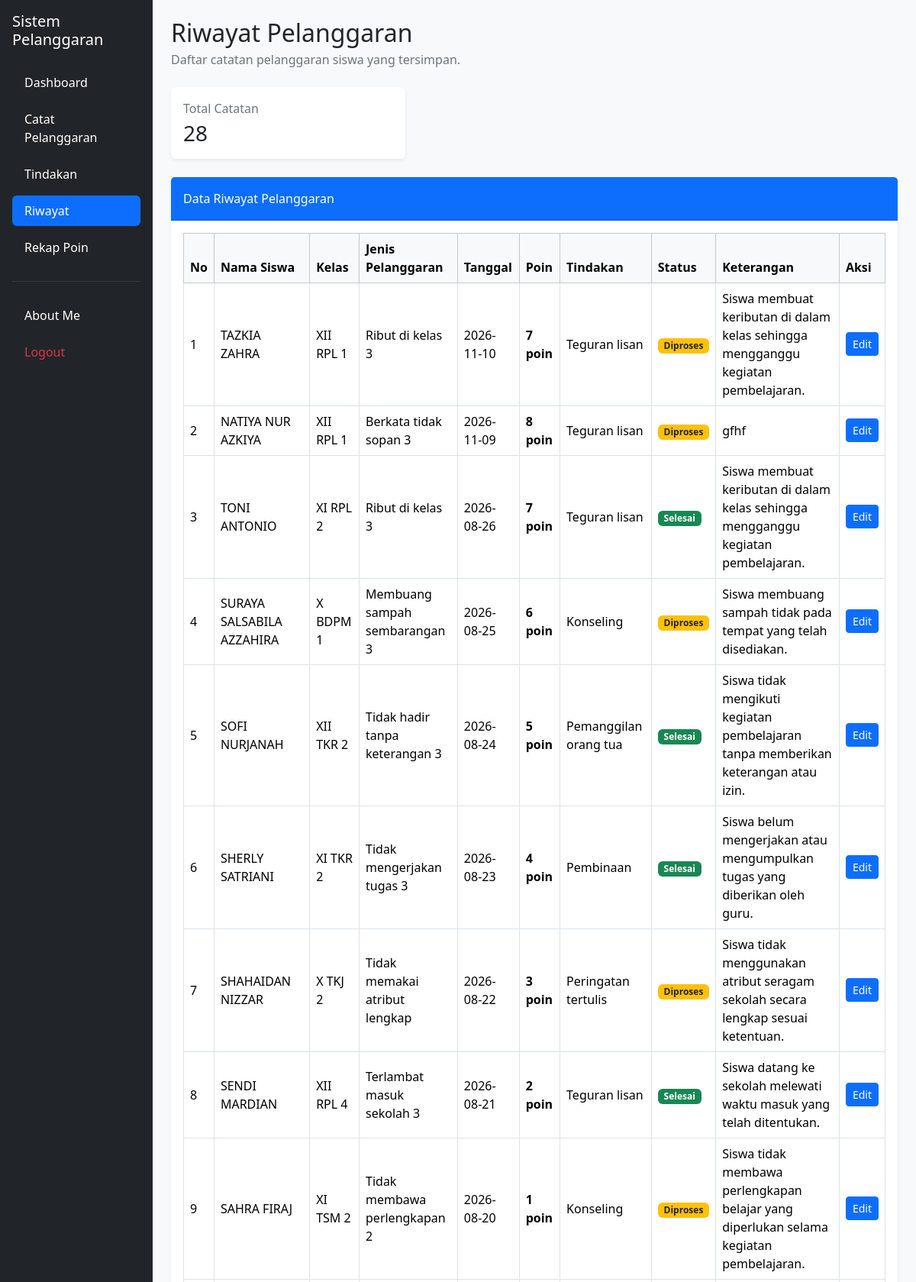
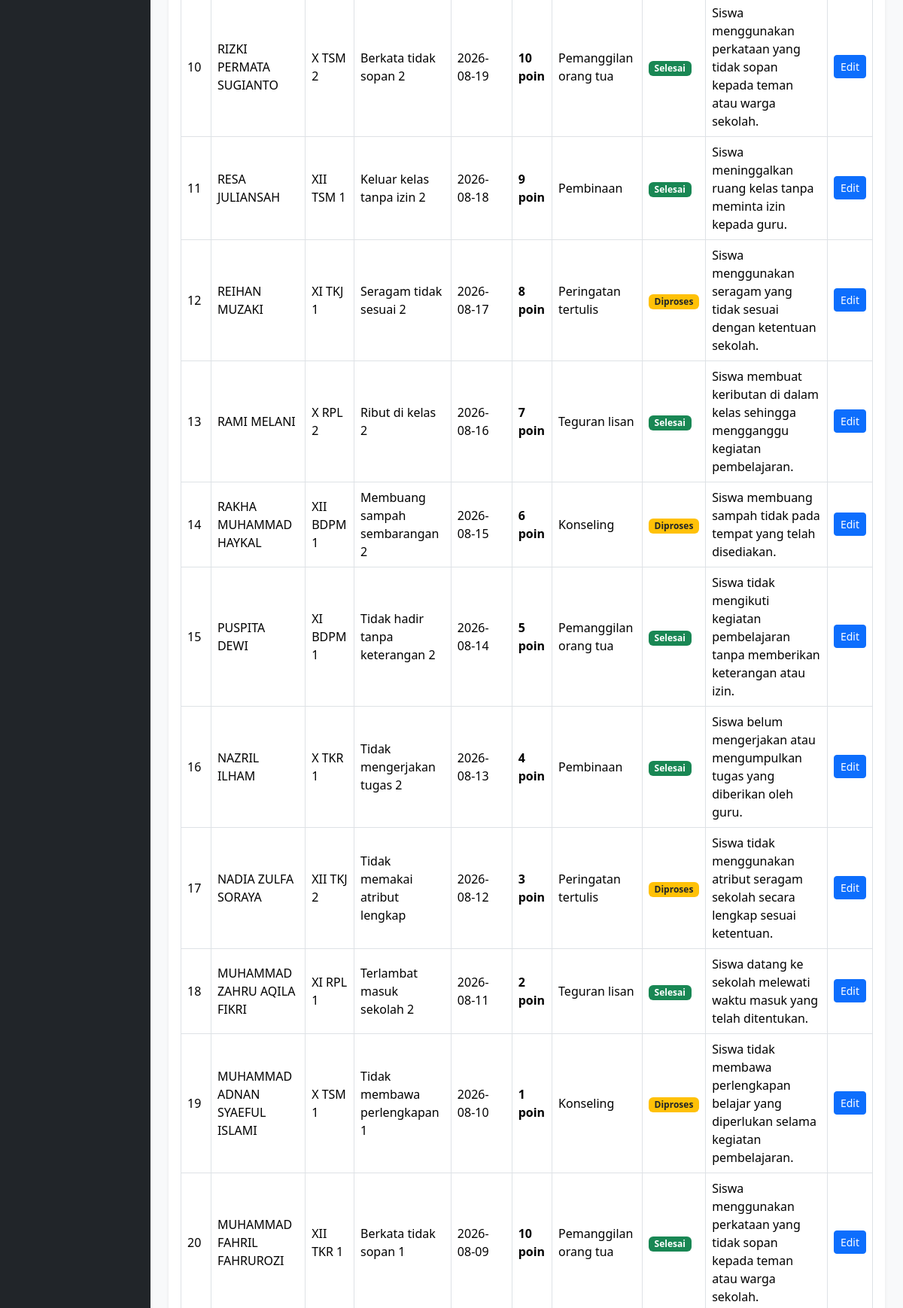
Page /riwayat.php (signed in, upper part) on the committed database (2 pictures, top to bottom).
### tables this page shows
CREATE TABLE `t_pelanggaran_siswa` (
  `id` int(11) NOT NULL,
  `tahun_ajaran_id` int(11) NOT NULL,
  `siswa_id` int(11) NOT NULL,
  `nama_siswa` varchar(150) NOT NULL,
  `kelas_id` int(11) NOT NULL,
  `nama_kelas` varchar(100) NOT NULL,
  `pelanggaran_id` int(11) NOT NULL,
  `nama_pelanggaran` varchar(150) NOT NULL,
  `pelanggaran_kategori_id` int(11) NOT NULL,
  `guru_id` int(11) NOT NULL,
  `nama_guru` varchar(150) NOT NULL,
  `tanggal` date NOT NULL,
  `keterangan` text NOT NULL,
  `poin` int(11) NOT NULL,
  `tindakan` text NOT NULL,
  `status` varchar(30) NOT NULL,
  `created_at` timestamp NOT NULL DEFAULT current_timestamp(),
  `update_at` timestamp NOT NULL DEFAULT current_timestamp()
);

### riwayat.php (the view, shortened to what this page needs)
<?php
include "config/koneksi.php";
$role = strtolower(trim($_SESSION['role'] ?? ''));
$query = "
    SELECT
        ps.id,
        ps.nama_siswa,
        COALESCE(
            NULLIF(NULLIF(TRIM(ps.nama_kelas), ''), '0'),
            NULLIF(k.nama, ''),
            '-'
        ) AS nama_kelas,
        COALESCE(
            NULLIF(NULLIF(TRIM(p.nama), ''), '0'),
            NULLIF(NULLIF(TRIM(ps.nama_pelanggaran), ''), '0'),
            '-'
        ) AS nama_pelanggaran,
        ps.tanggal,
        ps.poin,
        ps.tindakan,
        ps.status,
        ps.keterangan
    FROM t_pelanggaran_siswa ps
    LEFT JOIN t_pelanggaran p
        ON p.id = ps.pelanggaran_id
    LEFT JOIN t_kelas k
        ON k.id = ps.kelas_id
";
if ($role === 'admin') {
    $query .= "
        ORDER BY ps.tanggal DESC, ps.id DESC
    ";
    $result = mysqli_query($koneksi, $query);
}
$total_catatan = mysqli_num_rows($result);
?>
<!DOCTYPE html>
<html lang="id">
<head>
    <link href="https://cdn.jsdelivr.net/npm/bootstrap@5.3.8/dist/css/bootstrap.min.css"
          rel="stylesheet">
    <link href="https://cdn.datatables.net/2.3.4/css/dataTables.bootstrap5.min.css"
          rel="stylesheet">
</head>
<body class="bg-body-tertiary">
<div class="container-fluid">
    <div class="row">
        <aside class="col-md-3 col-lg-2 bg-dark text-white p-3 position-fixed top-0 bottom-0 start-0 overflow-auto">
            <h5 class="text-white mb-4">
                Sistem Pelanggaran
            </h5>
            <nav class="nav nav-pills flex-column gap-2">
                <a href="dashboard.php" class="nav-link text-white">
                    Dashboard
                </a>
                <a href="catat_pelanggaran.php" class="nav-link text-white">
                    Catat Pelanggaran
                </a>
                <a href="tindakan.php" class="nav-link text-white">
                    Tindakan
                </a>
                <a href="riwayat.php" class="nav-link active">
                    Riwayat
                </a>
                <a href="rekap_poin.php" class="nav-link text-white">
                    Rekap Poin
                </a>
                <hr class="text-secondary">
                <a href="about_me.php" class="nav-link text-white">
                    About Me
                </a>
                <a href="logout.php"
                   class="nav-link text-danger"
                   onclick="return confirm('Yakin ingin logout?')">
                    Logout
                </a>
            </nav>
        </aside>
        <main class="col-md-9 col-lg-10 p-4 offset-md-3 offset-lg-2">
            <h2 class="mb-1">Riwayat Pelanggaran</h2>
            <p class="text-secondary mb-4">
                Daftar catatan pelanggaran siswa yang tersimpan.
            </p>
            <div class="row g-3 mb-4">
                <div class="col-md-4">
                    <div class="card border-0 shadow-sm">
                        <div class="card-body">
                            <p class="text-secondary mb-1">
                                Total Catatan
                            </p>
                            <h3 class="mb-0">
                                <?= $total_catatan; ?>
                            </h3>
                        </div>
                    </div>
                </div>
            </div>
            <div class="card border-0 shadow-sm">
                <div class="card-header bg-primary text-white py-3">
                    Data Riwayat Pelanggaran
                </div>
                <div class="card-body">
                    <div class="table-responsive">
                        <table id="tabelRiwayat"
                               class="table table-bordered table-hover align-middle">
                            <thead class="table-light">
                                <tr>
                                    <th>No</th>
                                    <th>Nama Siswa</th>
                                    <th>Kelas</th>
                                    <th>Jenis Pelanggaran</th>
                                    <th>Tanggal</th>
                                    <th>Poin</th>
                                    <th>Tindakan</th>
                                    <th>Status</th>
                                    <th>Keterangan</th>
                                    <th>Aksi</th>
                                </tr>
                            </thead>
                            <tbody>
                                <?php if ($total_catatan > 0): ?>
                                    <?php $no = 1; ?>
                                    <?php while ($row = mysqli_fetch_assoc($result)): ?>
                                        <tr>
                                            <td>
                                                <?= $no++; ?>
                                            </td>
                                            <td>
                                                <?= htmlspecialchars($row['nama_siswa'] ?? '-'); ?>
                                            </td>
                                            <td>
                                                <?= htmlspecialchars($row['nama_kelas'] ?? '-'); ?>
                                            </td>
                                            <td>
                                                <?= htmlspecialchars($row['nama_pelanggaran'] ?? '-'); ?>
                                            </td>
                                            <td>
                                                <?= htmlspecialchars($row['tanggal'] ?? '-'); ?>
                                            </td>
                                            <td>
                                                <strong>
                                                    <?= (int)($row['poin'] ?? 0); ?> poin
                                                </strong>
                                            </td>
                                            <td>
                                                <?= htmlspecialchars($row['tindakan'] ?? '-') ?: '-'; ?>
                                            </td>
                                            <td>
                                                <?php
                                                $status = trim($row['status'] ?? '');
                                                if (strtolower($status) === 'selesai') {
                                                    echo '<span class="badge bg-success">Selesai</span>';
                                                } elseif (strtolower($status) === 'diproses') {
                                                    echo '<span class="badge bg-warning text-dark">Diproses</span>';
                                                } else {
                                                    echo '<span class="badge bg-secondary">'
                                                        . htmlspecialchars($status ?: '-')
                                                        . '</span>';
                                                }
                                                ?>
                                            </td>
                                            <td>
                                                <?= htmlspecialchars($row['keterangan'] ?? '-'); ?>
                                            </td>
                                            <td>
                                                <a href="edit_keterangan.php?id=<?= (int)$row['id']; ?>"
                                                   class="btn btn-primary btn-sm">
                                                    Edit
                                                </a>
                                            </td>
                                        </tr>
                                    <?php endwhile; ?>
                                <?php endif; ?>
                            </tbody>
                        </table>
                    </div>
                </div>
            </div>
        </main>
    </div>
</div>
</body>
</html>

### rows in the picture
t_pelanggaran_siswa: nama_siswa "TAZKIA ZAHRA", nama_kelas "XII RPL 1", nama_pelanggaran "Ribut di kelas 3", tanggal "2026-11-10", poin "7", tindakan "Teguran lisan", status "Diproses", keterangan "Siswa membuat keributan di dalam kelas sehingga mengganggu kegiatan pembelajaran."
t_pelanggaran_siswa: nama_siswa "NATIYA NUR AZKIYA", nama_kelas "XII RPL 1", nama_pelanggaran "Berkata tidak sopan 3", tanggal "2026-11-09", poin "8", tindakan "Teguran lisan", status "Diproses", keterangan "gfhf"
t_pelanggaran_siswa: nama_siswa "TONI ANTONIO", nama_kelas "XI RPL 2", nama_pelanggaran "Ribut di kelas 3", tanggal "2026-08-26", poin "7", tindakan "Teguran lisan", status "Selesai", keterangan "Siswa membuat keributan di dalam kelas sehingga mengganggu kegiatan pembelajaran."
t_pelanggaran_siswa: nama_siswa "SURAYA SALSABILA AZZAHIRA", nama_kelas "X BDPM 1", nama_pelanggaran "Membuang sampah sembarangan 3", tanggal "2026-08-25", poin "6", tindakan "Konseling", status "Diproses", keterangan "Siswa membuang sampah tidak pada tempat yang telah disediakan."
t_pelanggaran_siswa: nama_siswa "SOFI NURJANAH", nama_kelas "XII TKR 2", nama_pelanggaran "Tidak hadir tanpa keterangan 3", tanggal "2026-08-24", poin "5", tindakan "Pemanggilan orang tua", status "Selesai", keterangan "Siswa tidak mengikuti kegiatan pembelajaran tanpa memberikan keterangan atau izin."
t_pelanggaran_siswa: nama_siswa "SHERLY SATRIANI", nama_kelas "XI TKR 2", nama_pelanggaran "Tidak mengerjakan tugas 3", tanggal "2026-08-23", poin "4", tindakan "Pembinaan", status "Selesai", keterangan "Siswa belum mengerjakan atau mengumpulkan tugas yang diberikan oleh guru."
t_pelanggaran_siswa: nama_siswa "SHAHAIDAN NIZZAR", nama_kelas "X TKJ 2", nama_pelanggaran "Tidak memakai atribut lengkap", tanggal "2026-08-22", poin "3", tindakan "Peringatan tertulis", status "Diproses", keterangan "Siswa tidak menggunakan atribut seragam sekolah secara lengkap sesuai ketentuan."
t_pelanggaran_siswa: nama_siswa "SENDI MARDIAN", nama_kelas "XII RPL 4", nama_pelanggaran "Terlambat masuk sekolah 3", tanggal "2026-08-21", poin "2", tindakan "Teguran lisan", status "Selesai", keterangan "Siswa datang ke sekolah melewati waktu masuk yang telah ditentukan."
t_pelanggaran_siswa: nama_siswa "SAHRA FIRAJ", nama_kelas "XI TSM 2", nama_pelanggaran "Tidak membawa perlengkapan 2", tanggal "2026-08-20", poin "1", tindakan "Konseling", status "Diproses", keterangan "Siswa tidak membawa perlengkapan belajar yang diperlukan selama kegiatan pembelajaran."
t_pelanggaran_siswa: nama_siswa "RIZKI PERMATA SUGIANTO", nama_kelas "X TSM 2", nama_pelanggaran "Berkata tidak sopan 2", tanggal "2026-08-19", poin "10", tindakan "Pemanggilan orang tua", status "Selesai", keterangan "Siswa menggunakan perkataan yang tidak sopan kepada teman atau warga sekolah."
t_pelanggaran_siswa: nama_siswa "RESA JULIANSAH", nama_kelas "XII TSM 1", nama_pelanggaran "Keluar kelas tanpa izin 2", tanggal "2026-08-18", poin "9", tindakan "Pembinaan", status "Selesai", keterangan "Siswa meninggalkan ruang kelas tanpa meminta izin kepada guru."
t_pelanggaran_siswa: nama_siswa "REIHAN MUZAKI", nama_kelas "XI TKJ 1", nama_pelanggaran "Seragam tidak sesuai 2", tanggal "2026-08-17", poin "8", tindakan "Peringatan tertulis", status "Diproses", keterangan "Siswa menggunakan seragam yang tidak sesuai dengan ketentuan sekolah."
t_pelanggaran_siswa: nama_siswa "RAMI MELANI", nama_kelas "X RPL 2", nama_pelanggaran "Ribut di kelas 2", tanggal "2026-08-16", poin "7", tindakan "Teguran lisan", status "Selesai", keterangan "Siswa membuat keributan di dalam kelas sehingga mengganggu kegiatan pembelajaran."
t_pelanggaran_siswa: nama_siswa "RAKHA MUHAMMAD HAYKAL", nama_kelas "XII BDPM 1", nama_pelanggaran "Membuang sampah sembarangan 2", tanggal "2026-08-15", poin "6", tindakan "Konseling", status "Diproses", keterangan "Siswa membuang sampah tidak pada tempat yang telah disediakan."
t_pelanggaran_siswa: nama_siswa "PUSPITA DEWI", nama_kelas "XI BDPM 1", nama_pelanggaran "Tidak hadir tanpa keterangan 2", tanggal "2026-08-14", poin "5", tindakan "Pemanggilan orang tua", status "Selesai", keterangan "Siswa tidak mengikuti kegiatan pembelajaran tanpa memberikan keterangan atau izin."
t_pelanggaran_siswa: nama_siswa "NAZRIL ILHAM", nama_kelas "X TKR 1", nama_pelanggaran "Tidak mengerjakan tugas 2", tanggal "2026-08-13", poin "4", tindakan "Pembinaan", status "Selesai", keterangan "Siswa belum mengerjakan atau mengumpulkan tugas yang diberikan oleh guru."
t_pelanggaran_siswa: nama_siswa "NADIA ZULFA SORAYA", nama_kelas "XII TKJ 2", nama_pelanggaran "Tidak memakai atribut lengkap", tanggal "2026-08-12", poin "3", tindakan "Peringatan tertulis", status "Diproses", keterangan "Siswa tidak menggunakan atribut seragam sekolah secara lengkap sesuai ketentuan."
t_pelanggaran_siswa: nama_siswa "MUHAMMAD ZAHRU AQILA FIKRI", nama_kelas "XI RPL 1", nama_pelanggaran "Terlambat masuk sekolah 2", tanggal "2026-08-11", poin "2", tindakan "Teguran lisan", status "Selesai", keterangan "Siswa datang ke sekolah melewati waktu masuk yang telah ditentukan."
t_pelanggaran_siswa: nama_siswa "MUHAMMAD ADNAN SYAEFUL ISLAMI", nama_kelas "X TSM 1", nama_pelanggaran "Tidak membawa perlengkapan 1", tanggal "2026-08-10", poin "1", tindakan "Konseling", status "Diproses", keterangan "Siswa tidak membawa perlengkapan belajar yang diperlukan selama kegiatan pembelajaran."
t_pelanggaran_siswa: nama_siswa "MUHAMMAD FAHRIL FAHRUROZI", nama_kelas "XII TKR 1", nama_pelanggaran "Berkata tidak sopan 1", tanggal "2026-08-09", poin "10", tindakan "Pemanggilan orang tua", status "Selesai", keterangan "Siswa menggunakan perkataan yang tidak sopan kepada teman atau warga sekolah."

### other values in the picture
$total_catatan "28"
